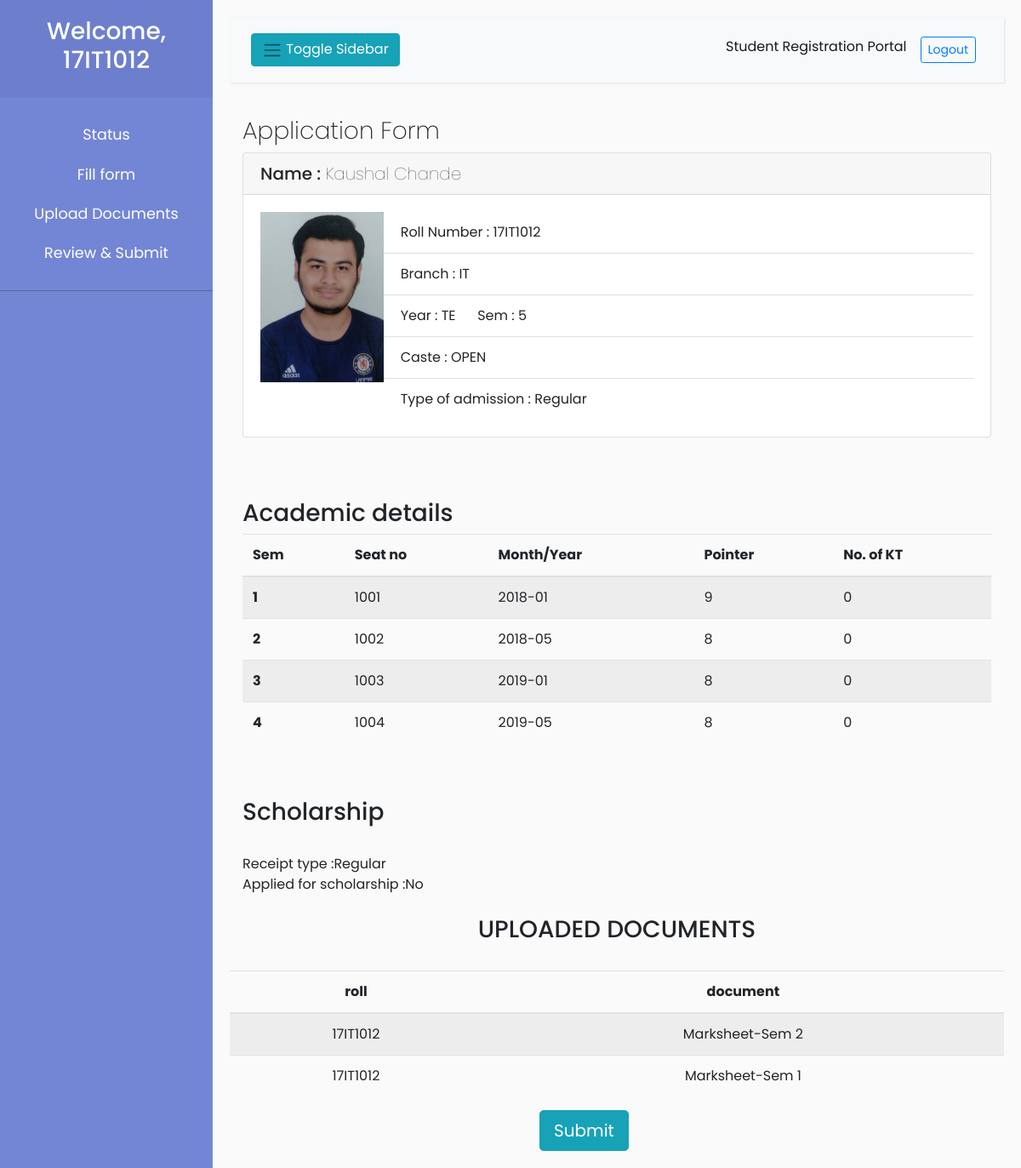
/student/student_final_form.php (signed in), run on an earlier commit of the app's database.
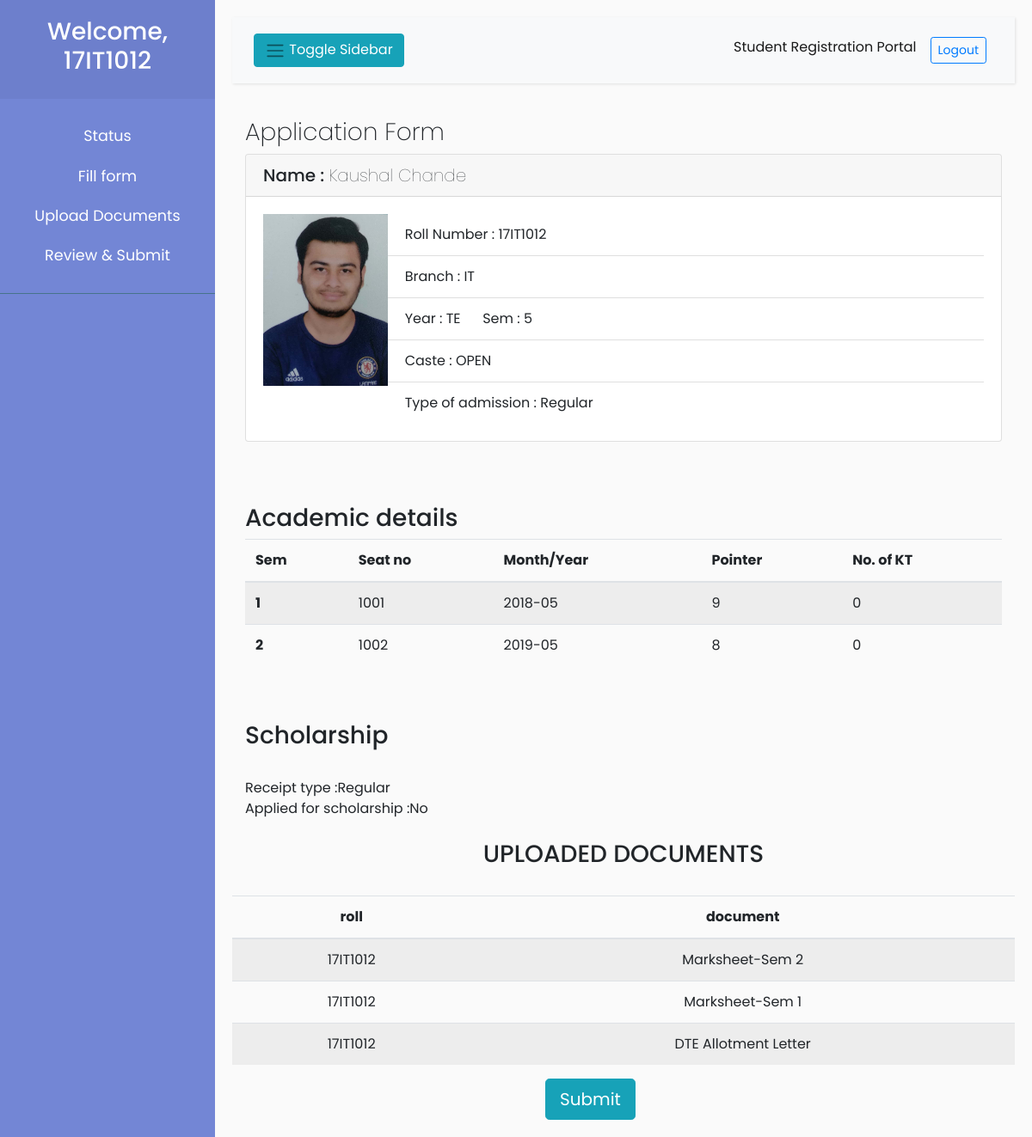
And on a later commit of the database.
### tables this page shows
CREATE TABLE `student` (
  `roll` varchar(40) NOT NULL,
  `name` varchar(30) NOT NULL,
  `sem` int(10) NOT NULL,
  `year` varchar(2) NOT NULL,
  `email` varchar(30) NOT NULL,
  `division` varchar(1) NOT NULL,
  `batch` varchar(2) NOT NULL,
  `department` varchar(30) NOT NULL,
  `caste` varchar(30) NOT NULL,
  `admission_type` varchar(30) NOT NULL,
  `photo` varchar(30) NOT NULL
);

CREATE TABLE `form` (
  `id` varchar(50) NOT NULL,
  `roll` varchar(10) NOT NULL,
  `sem` varchar(10) NOT NULL,
  `seat_no` varchar(30) NOT NULL,
  `month_year` varchar(30) NOT NULL,
  `pointer` decimal(10,0) NOT NULL,
  `kt` int(10) NOT NULL
);

CREATE TABLE `admission_type` (
  `roll` varchar(40) NOT NULL,
  `receipt_type` varchar(30) NOT NULL,
  `applysch` varchar(3) DEFAULT '',
  `appid` varchar(30) DEFAULT NULL,
  `appstatus` varchar(10) DEFAULT NULL
);

CREATE TABLE `documents_submitted` (
  `roll` varchar(40) NOT NULL,
  `name` text NOT NULL,
  `doc_url` varchar(140) NOT NULL
);

### studentsection/backend/getdata.php (called while the page is built, shortened)
<?php
function getdata($roll){
    include '../backend/conn.php';
    $sql = "SELECT * FROM student WHERE roll='$roll'";
    $result = $conn->query($sql);
    if($result){
           $row = $result -> fetch_assoc();
    }
return $row;
}
function getacademicdata($roll){
	include '../backend/conn.php';
	$sql = "SELECT * FROM form WHERE roll='$roll'";
    $result = $conn->query($sql);
    $data1=array();
    while ($row = $result -> fetch_assoc()) {
    	array_push($data1, $row);
	}
	return $data1;
}
function getscholarshipdata($roll){
	include '../backend/conn.php';
	$sql = "SELECT * FROM admission_type WHERE roll='$roll' ";
   	$result = $conn->query($sql);
    $row = $result->fetch_assoc();
    return $row;
}
?>

### student/backend/getdocuments.php (called while the page is built)
<?php
function getdocuments($roll){
    include '../backend/conn.php';
    $sql = "SELECT * FROM documents_submitted WHERE roll='$roll'";
    $result = $conn->query($sql);
    $data1=array();
    while ($row = $result -> fetch_assoc()) {
        array_push($data1, $row);
    }
	return $data1;
}
?>

### student/student_final_form.php (the view, shortened to what this page needs)
<?php include '../templates/header.php'; ?>
<?php include 'backend/getdocuments.php'; ?>
<?php include 'sidebar.php';
 include '../studentsection/backend/getdata.php';
?>
<div id="content">
    <nav class="navbar navbar-expand-lg navbar-light bg-light ">
        <div class="container-fluid">
            <button type="button" id="sidebarCollapse" class="btn btn-info">
                <i class="navbar-toggler-icon"></i>
                <span>Toggle Sidebar</span>
            </button>
            <div class="collapse navbar-collapse" id="navbarSupportedContent">
                <ul class="nav navbar-nav ml-auto">
                    <li class="nav-item active">
                        <a class="nav-link" href="#">Student Registration Portal</a>
                    </li>
                    <li class="nav-item">
                        <a class="nav-link" href="../backend/logout.php"><button
                                class="btn-sm btn btn-outline-primary">Logout</button></a>
                    </li>
                </ul>
            </div>
        </div>
    </nav>
    <?php
        $roll = $_SESSION['username'];
        $row=getdata($roll);
?>
    <div class="container main-content">
        <h3>Application Form</h3>
        <div class="card">
            <h5 class="card-header">Name : <span style="font-weight:100"> <?=$row['name']?></span></h5>
            <div class="card-body">
                <div class="row">
                    <div class="col-sm-2">
                        <img src="<?='../images/'.$row['photo']?>"
                            onerror="this.src='http://via.placeholder.com/150x200'" srcset="" width="150" height="200">
                    </div>
                    <div class="col-sm-10">
                        <ul class="list-group list-group-flush">
                            <li class="list-group-item">Roll Number : <?=$row['roll']?></li>
                            <li class="list-group-item">Branch : <?=$row['department']?></li>
                            <li class="list-group-item">Year : <?=$row['year']?> &nbsp&nbsp&nbsp&nbsp; Sem :
                                <?=$row['sem']?></li>
                            <li class="list-group-item">Caste : <?=$row['caste']?></li>
                            <li class="list-group-item">Type of admission : <?=$row['admission_type']?></li>
                        </ul>
                    </div>
                </div>
            </div>
        </div>
    </div>
    <br>
    <br>
    <br>
    <div class="container">
        <h3>Academic details</h3>
        <table class="table table-hover table-striped">
            <thead>
                <tr>
                    <th scope="col">Sem</th>
                    <th scope="col">Seat no</th>
                    <th scope="col">Month/Year</th>
                    <th scope="col">Pointer</th>
                    <th scope="col">No. of KT</th>
                </tr>
            </thead>
            <tbody>
                <tr>
                    <?php
                    $rows=getacademicdata($roll);
                    foreach ($rows as $row){
                    ?>
                    <th scope="row"><?=$row['sem']?></th>
                    <td><?=$row['seat_no']?></td>
                    <td><?=$row['month_year']?></td>
                    <td><?=$row['pointer']?></td>
                    <td><?=$row['kt']?></td>
                </tr>
                <?php
                    }?>
            </tbody>
        </table>
        <?php
             $row=getscholarshipdata($roll);
			?>
        <br>
        <br>
        <H3>Scholarship</H3>
        <br>
        Receipt type :<?=$row['receipt_type']?>
        <br>
        Applied for scholarship :<?=$row['applysch']?>
        <br>
    </div>
    <br>
    <H3 align="center">UPLOADED DOCUMENTS</H3>
    <br>
    <?php  $row=getdocuments($_SESSION['username']);
        ?>
    <table class="table table-hover table-striped" align="center">
        <thead align="center">
            <tr>
                <th scope="col">roll</th>
                <th scope="col">document</th>
            </tr>
        </thead>
        <tbody align="center">
            <?php foreach ($row as $data) {
                ?>
            <tr>
                <td><?=$data['roll']?></td>
                <td><a href="<?=$data['doc_url']?>"><?=$data['name']?></a></td>
            </tr>
            <?php }
                ?>
        </tbody>
    </table>
    <button type="submit" name="1" size="4" id="<?=$roll?>" class="btn btn-info btn-lg" style="margin-left: 40%"
        onclick="finalalert(this.id)"><a href="index.php">Submit</a></button>
</div>

### templates/header.php (shortened to what this page needs)
<!DOCTYPE html>
<html>
<head>
    <link rel="stylesheet" href="../assets/bootstrap.min.css">
    <link rel="stylesheet" href="../css/layoutstyle.css">
    <link rel="stylesheet" href="../css/style.css">
</head>
<body>
<div class="wrapper">

### student/sidebar.php (shortened to what this page needs)
<nav id="sidebar">
    <div class="sidebar-header">
        <h3>Welcome, <?=$_SESSION['username']?></h3>
    </div>
    <ul class="list-unstyled components ">
        <li>
            <a href="index.php">
                Status
            </a>
        </li>
        <li>
            <a href="form.php">
                Fill form
            </a>
        </li>
        <li>
            <a href="upload.php">
                Upload Documents
            </a>
        </li>
        <li>
            <a href="student_final_form.php">
                Review & Submit
            </a>
        </li>
    </ul>
</nav>

### css/layoutstyle.css (style rules this page uses)
body { font-family: 'Poppins', sans-serif; background: #fafafa; }
a, a:hover, a:focus { color: inherit; text-decoration: none; transition: all 0.3s; }
.navbar { padding: 15px 10px; background: #fff; border: none; border-radius: 0; margin-bottom: 40px; box-shadow: 1px 1px 3px rgba(0, 0, 0, 0.1); }
i, span { display: inline-block; }
.wrapper { display: flex; align-items: stretch; }
#sidebar { min-width: 250px; max-width: 250px; background: #7386D5; color: #fff; transition: all 0.3s; }
#sidebar ul li a { text-align: center; }
#sidebar .sidebar-header { padding: 20px; background: #6d7fcc; text-align: center; }
#sidebar ul.components { padding: 20px 0; border-bottom: 1px solid #47748b; }
#sidebar ul li a { padding: 10px; font-size: 1.1em; display: block; }
#content { width: 100%; padding: 20px; min-height: 100vh; transition: all 0.3s; }

### css/style.css (style rules this page uses)
.main-content h3 { font-weight: 200; }

What changed in the data, as far as the page shows it:
removed form: sem "3", seat_no "1003", month_year "2019-01", pointer "8", kt "0"
removed form: sem "4", seat_no "1004", month_year "2019-05", pointer "8", kt "0"
changed form (number 1 of 2 on the later page): month_year "2018-01" → "2018-05"
changed form (number 2 of 2 on the later page): month_year "2018-05" → "2019-05"
added documents_submitted: roll "17IT1012", name "DTE Allotment Letter"
